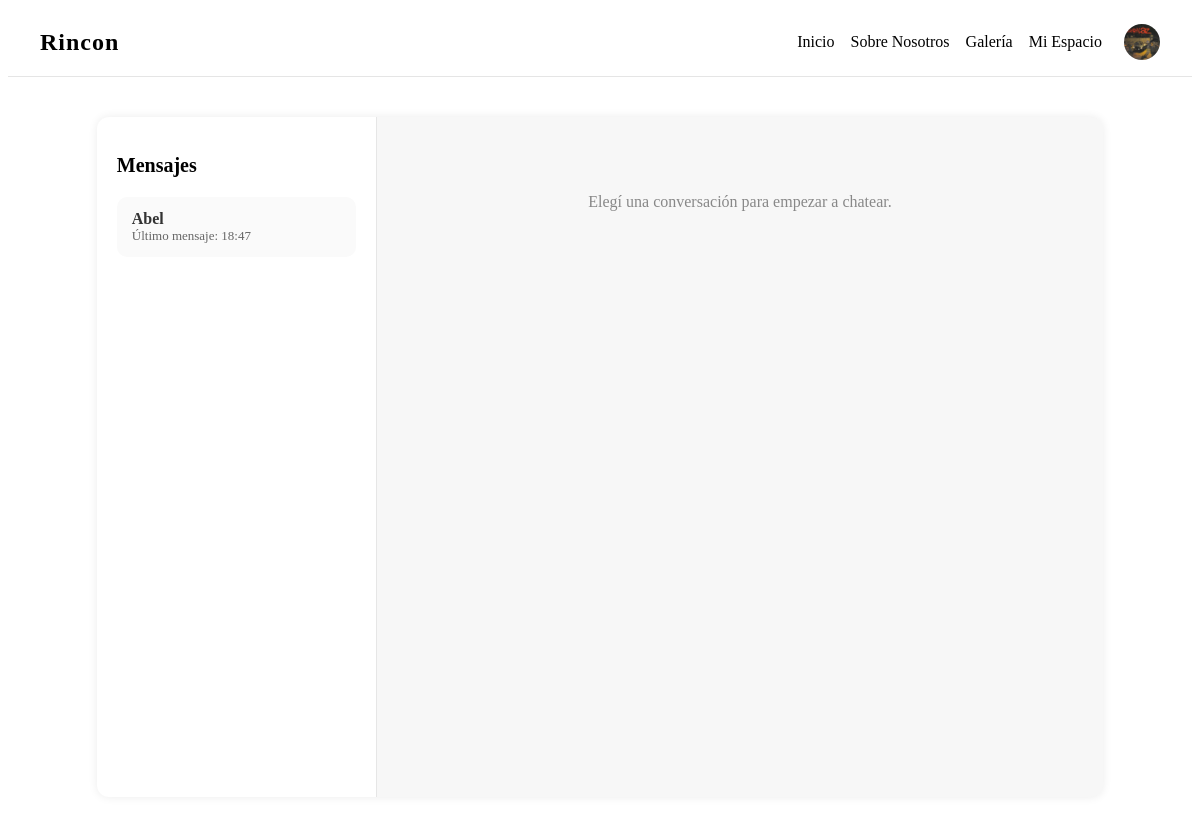
/mensajeria/ (signed in), run on an earlier commit of the app's database.
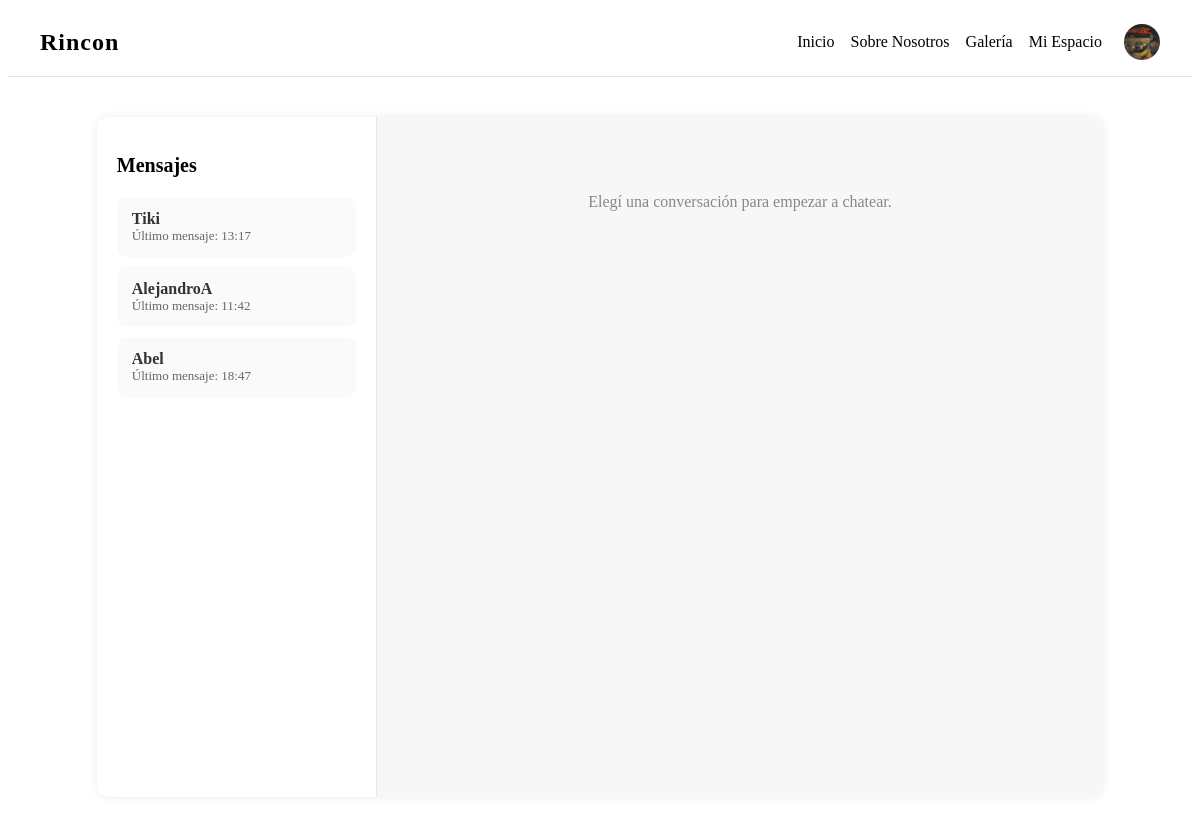
And on a later commit of the database.
### mensajeria/models.py (models this page shows, shortened)
class Conversacion(models.Model):
    cliente = models.ForeignKey(
        settings.AUTH_USER_MODEL,
        on_delete=models.CASCADE,
        related_name='conversaciones_cliente'
    )
    admin = models.ForeignKey(
        settings.AUTH_USER_MODEL,
        on_delete=models.CASCADE,
        related_name='conversaciones_admin'
    )
    actualizado = models.DateTimeField(auto_now=True)

### cuentas/models.py (models this page shows)
class Usuario(AbstractUser):
    imagen_perfil = models.ImageField(
        upload_to='perfiles/',
        default='default.jpg',
        blank=True,
        null=True
    )

### mensajeria/views.py (the view, shortened to what this page needs)
# urls.py: path('mensajeria/', include('mensajeria.urls')),
@login_required
def mensajeria(request, conversacion_id=None):
    user = request.user
    if user.is_staff:
        conversaciones = Conversacion.objects.all().order_by('-actualizado')
    else:
        conversaciones = Conversacion.objects.filter(cliente=user)
    if not user.is_staff and not conversaciones.exists():
        admin = User.objects.filter(is_staff=True).first()
        if admin:
            Conversacion.objects.create(cliente=user, admin=admin)
        conversaciones = Conversacion.objects.filter(cliente=user)
    conversacion_activa = None
    if conversacion_id:
        conversacion_activa = get_object_or_404(Conversacion, id=conversacion_id)
    return render(request, 'mensajeria/chat.html', {
        "conversaciones": conversaciones,
        "conversacion_activa": conversacion_activa
    })

### mensajeria/templates/mensajeria/chat.html
{% load static %}
<link rel="stylesheet" href="{% static 'mensajeria/css/chat.css' %}">
{% include "website/navbar.html" %}
<div class="chat-container">
    <div class="chat-sidebar">
        <h2>Mensajes</h2>
        {% if conversaciones %}
            {% for conv in conversaciones %}
                <a href="{% url 'mensajeria' conv.id %}"
                   class="chat-item {% if conversacion_activa and conv.id == conversacion_activa.id %}activo{% endif %}">
                    <div class="chat-item-header">
                        {% if user.is_staff %}
                            <strong>{{ conv.cliente.username }}</strong>
                        {% else %}
                            <strong>Administrador</strong>
                        {% endif %}
                    </div>
                    <div class="chat-item-sub">
                        Último mensaje: {{ conv.actualizado|date:"H:i" }}
                    </div>
                </a>
            {% endfor %}
        {% else %}
            <p class="no-chats">No tenés conversaciones aún.</p>
        {% endif %}
    </div>
    <div class="chat-main">
        {% if conversacion_activa %}
            <div class="chat-header">
                {% if user.is_staff %}
                    Chateando con <strong>{{ conversacion_activa.cliente.username }}</strong>
                {% else %}
                    Chateando con <strong>{{ conversacion_activa.admin.username }}</strong>
                {% endif %}
            </div>
            <div class="chat-messages">
                {% for mensaje in conversacion_activa.mensajes.all %}
                    <div class="mensaje-bubble {% if mensaje.remitente == user %}propio{% else %}otro{% endif %}">
                        <p>{{ mensaje.contenido }}</p>
                        <span class="hora">{{ mensaje.fecha|date:"H:i" }}</span>
                    </div>
                {% endfor %}
            </div>
            <form method="POST" class="chat-form">
                {% csrf_token %}
                <input type="text" name="mensaje" placeholder="Escribe un mensaje..." required>
                <button type="submit">Enviar</button>
            </form>
        {% else %}
            <div class="sin-chat">
                <p>Elegí una conversación para empezar a chatear.</p>
            </div>
        {% endif %}
    </div>
</div>

What changed in the data, as far as the page shows it:
added Conversacion: cliente.username "Tiki", actualizado "13:17"
added Conversacion: cliente.username "AlejandroA", actualizado "11:42"
